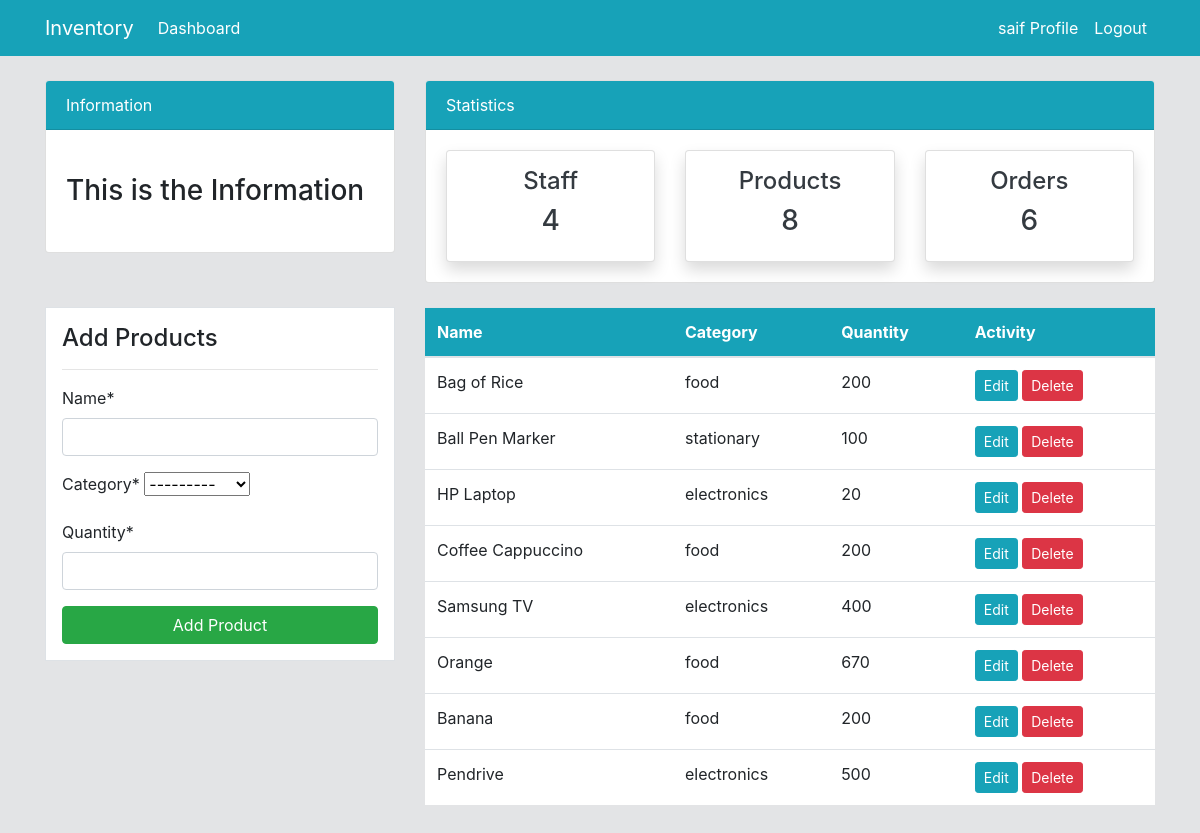
Page /dashboard/product/ (signed in) on the committed database.
### dashboard/models.py (models this page shows, shortened)
class Product(models.Model):
    name = models.CharField(max_length=100)
    category = models.CharField(max_length=20 , choices=CATEGORIES , null=True)
    quantity = models.PositiveIntegerField(null=True)
    class Meta:
        verbose_name_plural = 'Product'

### dashboard/views.py (the view)
# urls.py: path("product/", views.product, name="product"),
@login_required
def product(request):
    items = Product.objects.all()
    workers_count = User.objects.all().count()
    orders_count = Order.objects.all().count()
    products_count = items.count()
    if request.method == "POST":
        form = ProductForm(request.POST)
        if form.is_valid():
            form.save()
            product_name = form.cleaned_data.get("name")
            messages.success(request, f"{product_name} has been added")
            return redirect("dashboard:product")
    else:
        form = ProductForm()
    context = {
        "items": items,
        "form": form,
        "workers_count": workers_count,
        "orders_count": orders_count,
        "products_count": products_count,
    }
    return render(request, "dashboard/product.html", context)

### dashboard/forms.py
class ProductForm(forms.ModelForm):
    class Meta:
        model = Product
        fields = ["name", "category", "quantity"]

### templates/dashboard/product.html (shortened to what this page needs)
{% extends "partials/base.html" %}
{% block content %}
{% load crispy_forms_tags %}
{% include "partials/topnav.html" %}
    <div class="container">
        <div class="row my-4">
            <div class="col-md-4">
                <div class="border bg-white p-3">
                    <h4>Add Products</h4>
                    <hr>
                    <form method="POST">
                        {{ form|crispy }}
                        <input class="btn btn-success btn-block" type="submit" value="Add Product">
                    </form>
                </div>
            </div>
            <div class="col-md-8">
                <table class="table bg-white">
                    <thead class="bg-info">
                        <tr class="text-white">
                            <th scope="col">Name</th>
                            <th scope="col">Category</th>
                            <th scope="col">Quantity</th>
                            <th scope="col">Activity</th>
                        </tr>
                    </thead>
                    <tbody>
                        {% for item in items %}
                        <tr>
                            <td>{{ item.name }}</td>
                            <td>{{ item.category }}</td>
                            <td>{{ item.quantity }}</td>
                            <td>
                                <a class="btn btn-info btn-sm" href="{% url "dashboard:product_update" item.id %}">Edit</a>
                                <a class="btn btn-danger btn-sm" href="{% url "dashboard:product_delete" item.id %}">Delete</a>
                            </td>
                        </tr>
                        {% endfor %}
                    </tbody>
                </table>
            </div>
        </div>
    </div>
{% endblock %}

### templates/partials/base.html (shortened to what this page needs)
{% load static %}
<!doctype html>
<html lang="en">
    <head>
        <link rel="stylesheet" href="https://cdn.jsdelivr.net/npm/bootstrap@4.6.2/dist/css/bootstrap.min.css">
        <link rel="stylesheet" href="{% static "/style.css" %}">
    </head>
    <body>
        {% include 'partials/nav.html' %}
        {% block content %}{% endblock %}
    </body>
</html>

### templates/partials/nav.html (shortened to what this page needs)
<nav class="navbar navbar-expand-lg navbar-info bg-info">
    {% if user.is_authenticated %}
        <div class="container">
            <a class="navbar-brand text-white" href="{% url "dashboard:index" %}">Inventory</a>
            <div class="collapse navbar-collapse" id="navbarSupportedContent">
                <ul class="navbar-nav mr-auto">
                    <li class="nav-item active">
                        <a class="nav-link text-white" href="{% url "dashboard:index" %}">Dashboard </a>
                    </li>
                </ul>
                <ul class="navbar-nav ml-auto">
                    <li class="nav-item active">
                        <a class="nav-link text-white" href="{% url "user:profile" %}">{{ user.username }} Profile </a>
                    </li>
                    <li class="nav-item">
                        <a class="nav-link text-white" href="{% url "user:logout" %}">Logout</a>
                    </li>
                </ul>
    {% endif %}
            </div>
        </div>
    </nav>

### templates/partials/topnav.html (shortened to what this page needs)
<div class="container">
    <div class="row mt-4">
        <div class="col-md-4">
            <div class="card">
                <div class="card-header bg-info text-white">
                    Information
                </div>
                <div class="card-body">
                    <marquee behavior="" direction="">
                        <h3 class="my-4">This is the Information</h3>
                    </marquee>
                </div>
            </div>
        </div>
        <div class="col-md-8">
            <div class="card">
                <div class="card-header bg-info text-white">
                    Statistics
                </div>
                <div class="card-body">
                    <div class="row">
                        <div class="col-md-4">
                            <a class="text-decoration-none text-dark" href="{% url "dashboard:staff" %}">
                                <div class="card my-card shadow text-center p-3">
                                    <h4>Staff </h4>
                                    <h3>{{ workers_count }}</h3>
                                </div>
                            </a>
                        </div>
                        <div class="col-md-4">
                            <a class="text-decoration-none text-dark" href="{% url "dashboard:product" %}">
                                <div class="card my-card shadow text-center p-3">
                                    <h4>Products </h4>
                                    <h3>{{ products_count }}</h3>
                                </div>
                            </a>
                        </div>
                        <div class="col-md-4">
                            <a class="text-decoration-none text-dark" href="{% url "dashboard:order" %}">
                                <div class="card my-card shadow text-center p-3">
                                    <h4>Orders </h4>
                                    <h3>{{ orders_count }}</h3>
                                </div>
                            </a>
                        </div>
                    </div>
                </div>
            </div>
        </div>
    </div>
</div>

### static/style.css (style rules this page uses)
body { background: rgb(227, 228, 230); }

### rows in the picture
Product: name "Bag of Rice", category "food", quantity "200"
Product: name "Ball Pen Marker", category "stationary", quantity "100"
Product: name "HP Laptop", category "electronics", quantity "20"
Product: name "Coffee Cappuccino", category "food", quantity "200"
Product: name "Samsung TV", category "electronics", quantity "400"
Product: name "Orange", category "food", quantity "670"
Product: name "Banana", category "food", quantity "200"
Product: name "Pendrive", category "electronics", quantity "500"

### other values in the picture
{{ user.username }} "saif"
{{ workers_count }} "4"
{{ products_count }} "8"
{{ orders_count }} "6"
